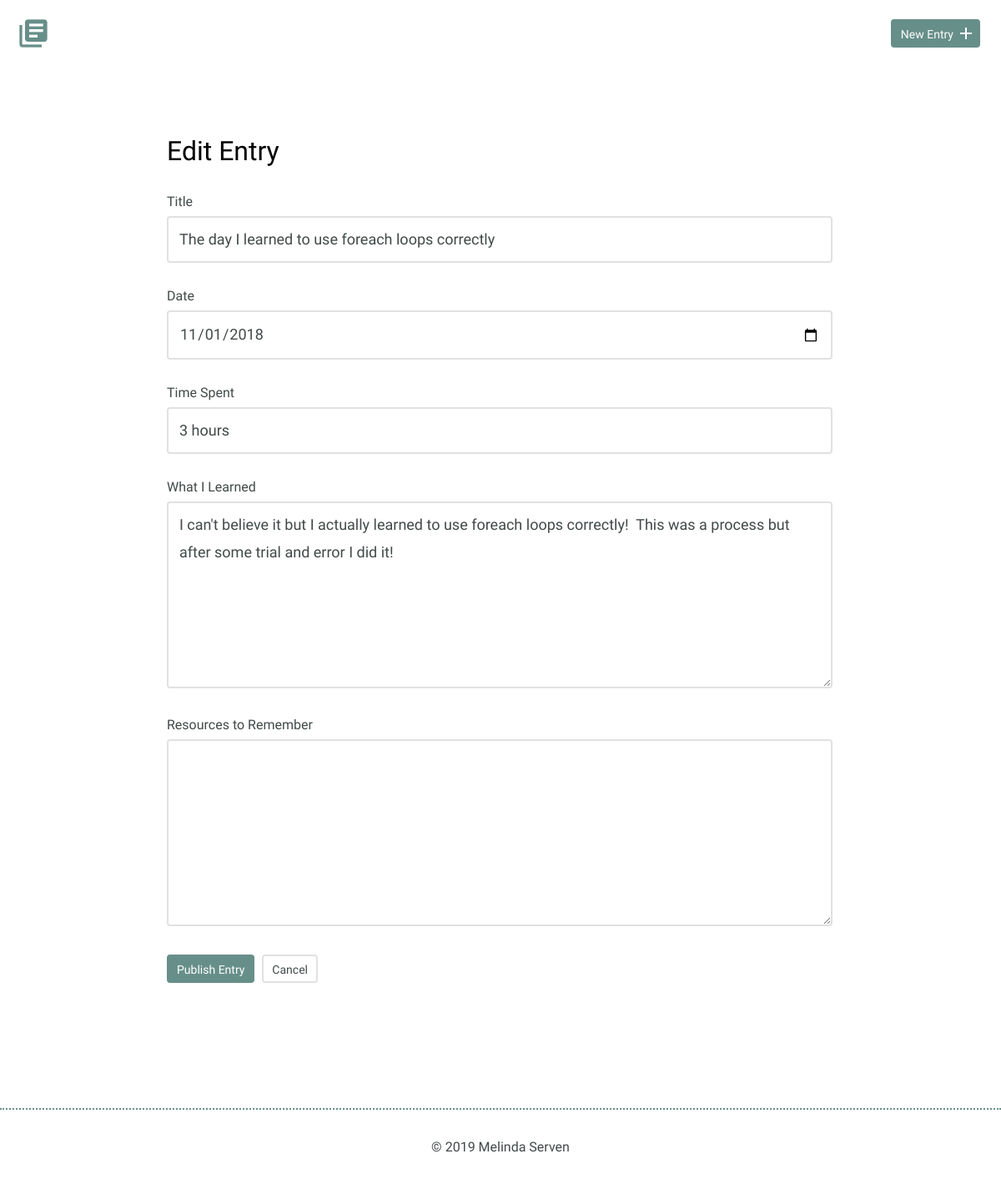
The app's page /edit.php?id=3, older data.
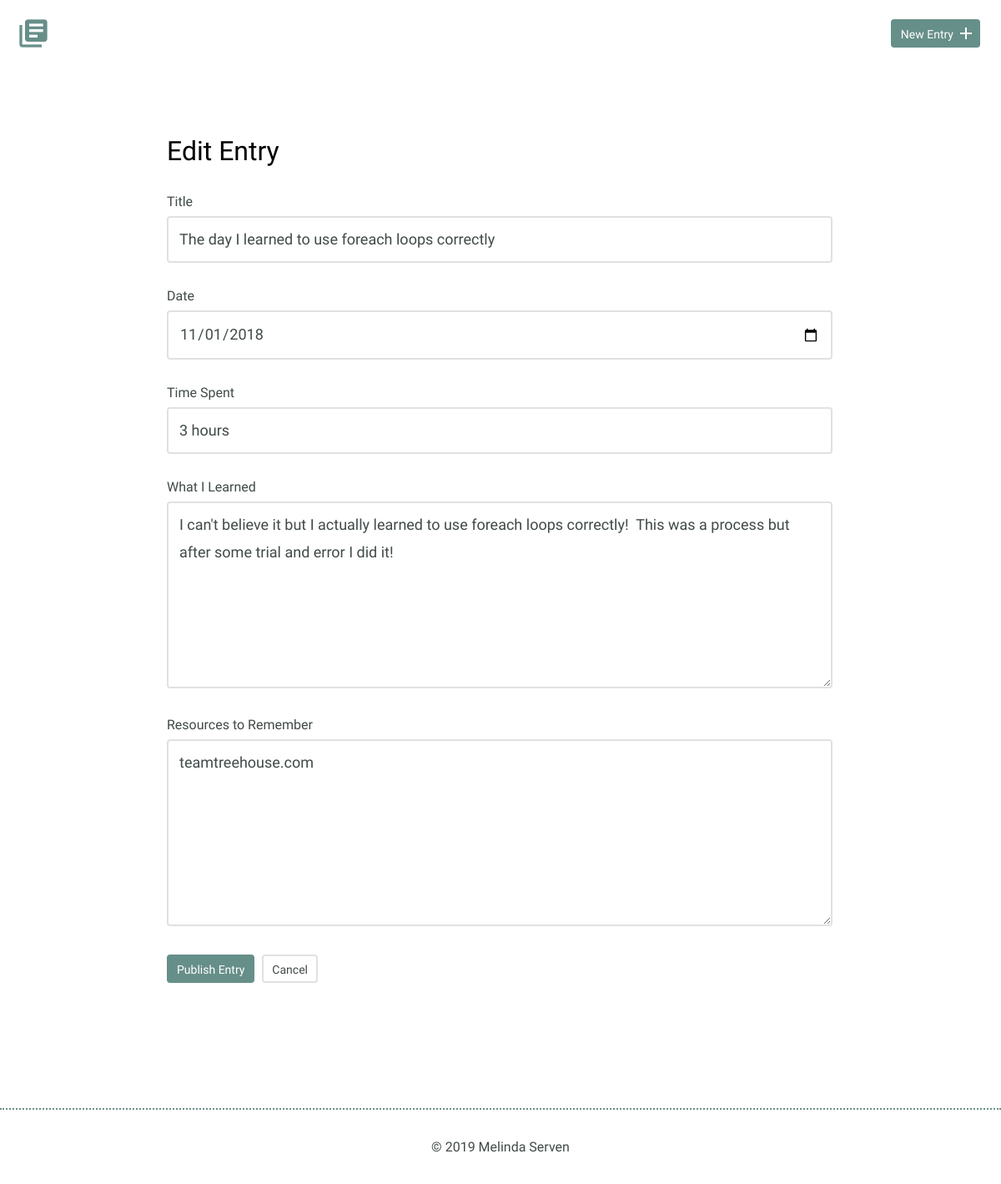
The same page, newer data.
### tables this page shows
CREATE TABLE "entries" (
	`id`	INTEGER,
	`title`	TEXT,
	`date`	TEXT,
	`time_spent`	INTEGER,
	`learned`	BLOB,
	`resources`	BLOB,
	PRIMARY KEY(`id`)
);

### inc/functions.php (called while the page is built, shortened)
<?php
function getDetailedEntry($id){
  include("connection.php");
  try{
    $results = $db->prepare("SELECT * FROM entries WHERE id = ?");
    $results->bindValue(1,$id,PDO::PARAM_INT);
    $results->execute();
  } catch (Exception $e){
    echo "Unable to retrieve results.";
    exit;
  }
  $entries = $results->fetch(PDO::FETCH_ASSOC);
  return $entries;
}
?>

### edit.php (the view, shortened to what this page needs)
<?php
include 'inc/header.php';
include "inc/functions.php";
$id = trim(filter_input(INPUT_GET,'id', FILTER_SANITIZE_NUMBER_INT));
$entry = getDetailedEntry($id);
if($_SERVER['REQUEST_METHOD'] == 'POST'){
  $title = trim(filter_input(INPUT_POST,'title',FILTER_SANITIZE_STRING));
  $date = trim(filter_input(INPUT_POST,'date',FILTER_SANITIZE_STRING));
  $timeSpent = filter_input(INPUT_POST,'timeSpent',FILTER_SANITIZE_STRING);
  $whatLearned = trim(filter_input(INPUT_POST,'whatILearned',FILTER_SANITIZE_STRING));
  $resources = trim(filter_input(INPUT_POST,'ResourcesToRemember',FILTER_SANITIZE_STRING));
  if (empty($title) || empty($date) || empty($timeSpent) || empty($whatLearned) || empty($resources)) {
      $error_message = 'Please fill in the required fields: Title, Date, Time Spent, What I Learned, Resources To Remember';
  } else{
    if(editEntry($title,$date,$timeSpent,$whatLearned,$resources,$id)){
      header('Location: detail.php?id=?'.$id);
      exit;
    } else {
      $error_message = 'Entry was not updated';
    }
  }
} else {
  $title = $entry['title'];
  $date = $entry['date'];
  $timeSpent = $entry['time_spent'];
  $whatLearned = $entry['learned'];
  $resources = $entry['resources'];
}
?>
        <section>
            <div class="container">
                <div class="edit-entry">
                    <h2>Edit Entry</h2>
                    <form method="post" action="edit.php?id=<?php echo $id ?>">
                      <label for="title"> Title</label>
                      <input id="title" type="text" name="title" value="<?php echo htmlspecialchars_decode($title); ?>"><br>
                      <label for="date">Date</label>
                      <input id="date" type="date" name="date" value="<?php echo htmlspecialchars_decode($date); ?>"><br>
                      <label for="time-spent"> Time Spent</label>
                      <input id="time-spent" type="text" name="timeSpent" value="<?php echo htmlspecialchars_decode($timeSpent); ?>"><br>
                      <label for="what-i-learned">What I Learned</label>
                      <textarea id="what-i-learned" rows="5" name="whatILearned"><?php echo htmlspecialchars_decode($whatLearned); ?></textarea>
                      <label for="resources-to-remember">Resources to Remember</label>
                      <textarea id="resources-to-remember" rows="5" name="ResourcesToRemember"><?php echo htmlspecialchars_decode($resources); ?></textarea>
                      <input type="submit" value="Publish Entry" class="button">
                      <a href="#" class="button button-secondary">Cancel</a>
                    </form>
                </div>
            </div>
        </section>
<?php include 'inc/footer.php'; ?>

Row changes from the older to the newer data that the page shows:
changed entries "The day I learned to use foreach loops correctly": ResourcesToRemember (not shown) → "teamtreehouse.com"
